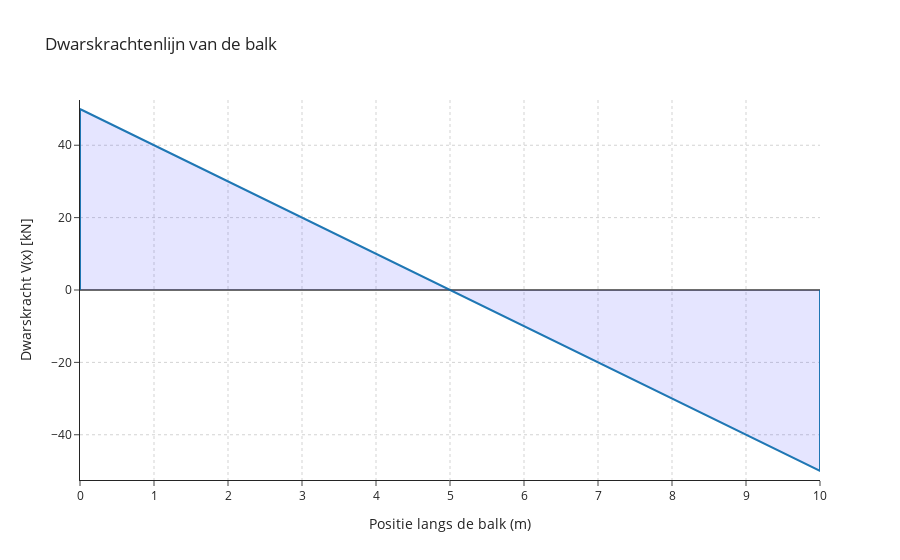

Notebook source saved alongside this figure:
### Markdown cell above
De functie voor de dwarskracht is bekend en kan nu getekend worden;

### Code cell
import numpy as np
import plotly.graph_objects as go

# Gegeven parameters
L = 10       # Lengte van de balk (m)
x_C = 20     # Locatie van het koppel (m)
q = 10       # Verdeelde belasting (kN/m)

# Discretisatie
x_values = np.linspace(0, L, 500)
V_values = np.zeros_like(x_values)

# Dwarskrachtverloop
for i, x in enumerate(x_values):
    if x < x_C:
        V_values[i] = -q * x + (q / 2) * L
    else:
        V_values[i] = -10 * x + 20

# 👉 Sluit de grafiek naar V = 0 aan beide kanten
x_plot = np.concatenate(([0], x_values, [L]))
V_plot = np.concatenate(([0], V_values, [0]))

# y-as bereik zodat 0 zichtbaar blijft
y_min = min(V_plot.min(), 0)
y_max = max(V_plot.max(), 0)

# Plot
fig = go.Figure()

fig.add_trace(
    go.Scatter(
        x=x_plot,
        y=V_plot,
        mode="lines",
        name="Dwarskrachtverloop V(x)",
        line=dict(width=2),
        fill="tozeroy",                 # ✅ aftekenen naar 0
        fillcolor="rgba(0, 0, 255, 0.1)"
    )
)

# Nul-lijn
fig.add_hline(y=0, line_width=1, line_color="black")

# Layout (zelfde stijl als moment)
fig.update_layout(
    title="Dwarskrachtenlijn van de balk",
    xaxis=dict(
        title="Positie langs de balk (m)",
        showgrid=True,
        gridcolor="lightgray",
        griddash="dot",
        zeroline=True,
        zerolinecolor="black",
        dtick=1,
        range=[0, L]
    ),
    yaxis=dict(
        title="Dwarskracht V(x) [kN]",
        showgrid=True,
        gridcolor="lightgray",
        griddash="dot",
        zeroline=True,
        zerolinecolor="black",
        range=[y_min * 1.05, y_max * 1.05]
    ),
    template="simple_white"
)

fig.show()

### Figure 1 — Plotly figure (JSON) as saved in the notebook; plotly's stock layout.template omitted (floating-point values rounded to 4 significant figures; data arrays with more than 128 entries replaced by an {"elided": "..."} marker saying what was removed)
{"data": [{"fill": "tozeroy", "fillcolor": "rgba(0, 0, 255, 0.1)", "line": {"width": 2}, "mode": "lines", "name": "Dwarskrachtverloop V(x)", "type": "scatter", "x": {"elided": "502 float values"}, "y": {"elided": "502 float values"}}], "layout": {"shapes": [{"line": {"color": "black", "width": 1}, "type": "line", "x0": 0, "x1": 1, "xref": "x domain", "y0": 0, "y1": 0, "yref": "y"}], "title": {"text": "Dwarskrachtenlijn van de balk"}, "xaxis": {"dtick": 1, "gridcolor": "lightgray", "griddash": "dot", "range": [0, 10], "showgrid": true, "title": {"text": "Positie langs de balk (m)"}, "zeroline": true, "zerolinecolor": "black"}, "yaxis": {"gridcolor": "lightgray", "griddash": "dot", "range": [-52.5, 52.5], "showgrid": true, "title": {"text": "Dwarskracht V(x) [kN]"}, "zeroline": true, "zerolinecolor": "black"}}}
